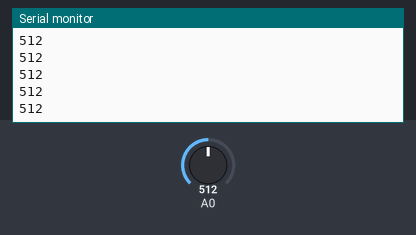
This sketch was run on a simulated Arduino Uno, built with avr-gcc and run on an emulated ATmega328P. On the bench: the last lines printed to the serial monitor. The test bench sets the inputs (shaded band); at power-on: A0 = 512.

Above: at 1.2 s.
1.3 s: A0 set to 716
At 1.32 s:
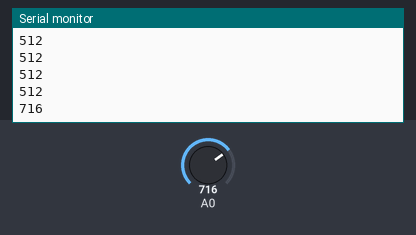
2.8 s: A0 set to 900
At 2.83 s:
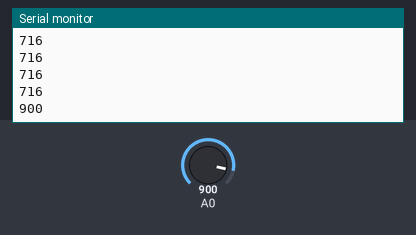
Timing chart, 0 to 5.8 s (numbered marks = the images above; inputs shaded):
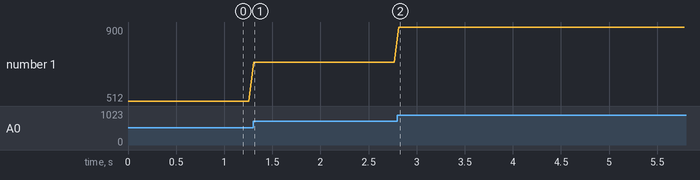

Measured:
- after the input at 1.3 s, the serial monitor: prints a new line at once (image 1)
- after the input at 2.8 s, the serial monitor: prints a new line at once (image 2)
- plotted number 1: 512 → 716 after the input at 1.3 s, 716 → 900 after the input at 2.8 s

The sketch:

DataIO.ino
```cpp
int val = 0; // variable to store value read at analog pin 3
int inbyte;
int val1;
void setup()
{
  // initialize serial comms
  Serial.begin(9600);
}

void loop()
{
  inbyte = 0;
  inbyte = Serial.read();
  //while(inbyte != 1){
    //inbyte = Serial.read();
  //}
  // read A0
  val1 = analogRead(0);
  // print to serial
  Serial.print(val1);
  Serial.print("\n");
  // wait
  delay(50);
}
```
